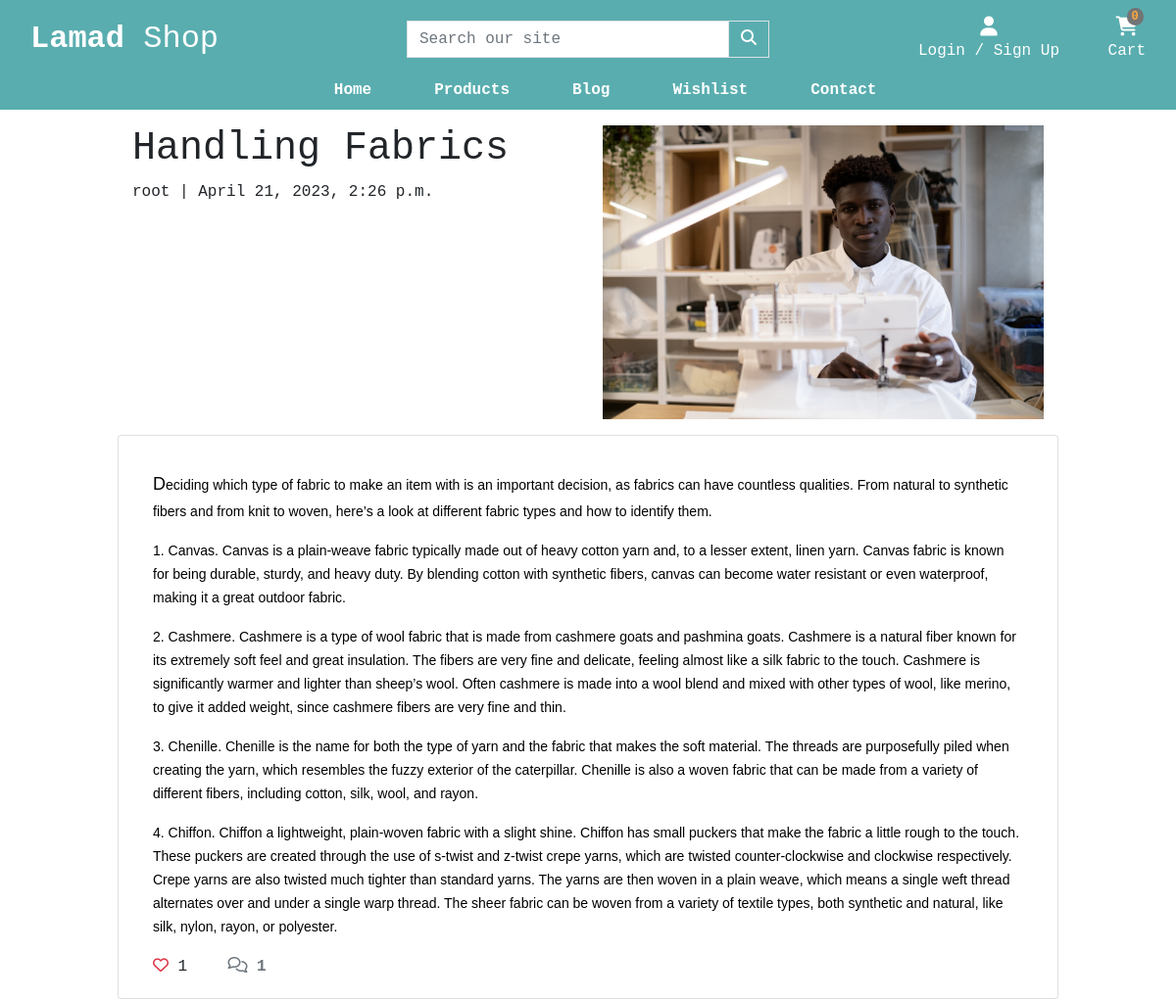
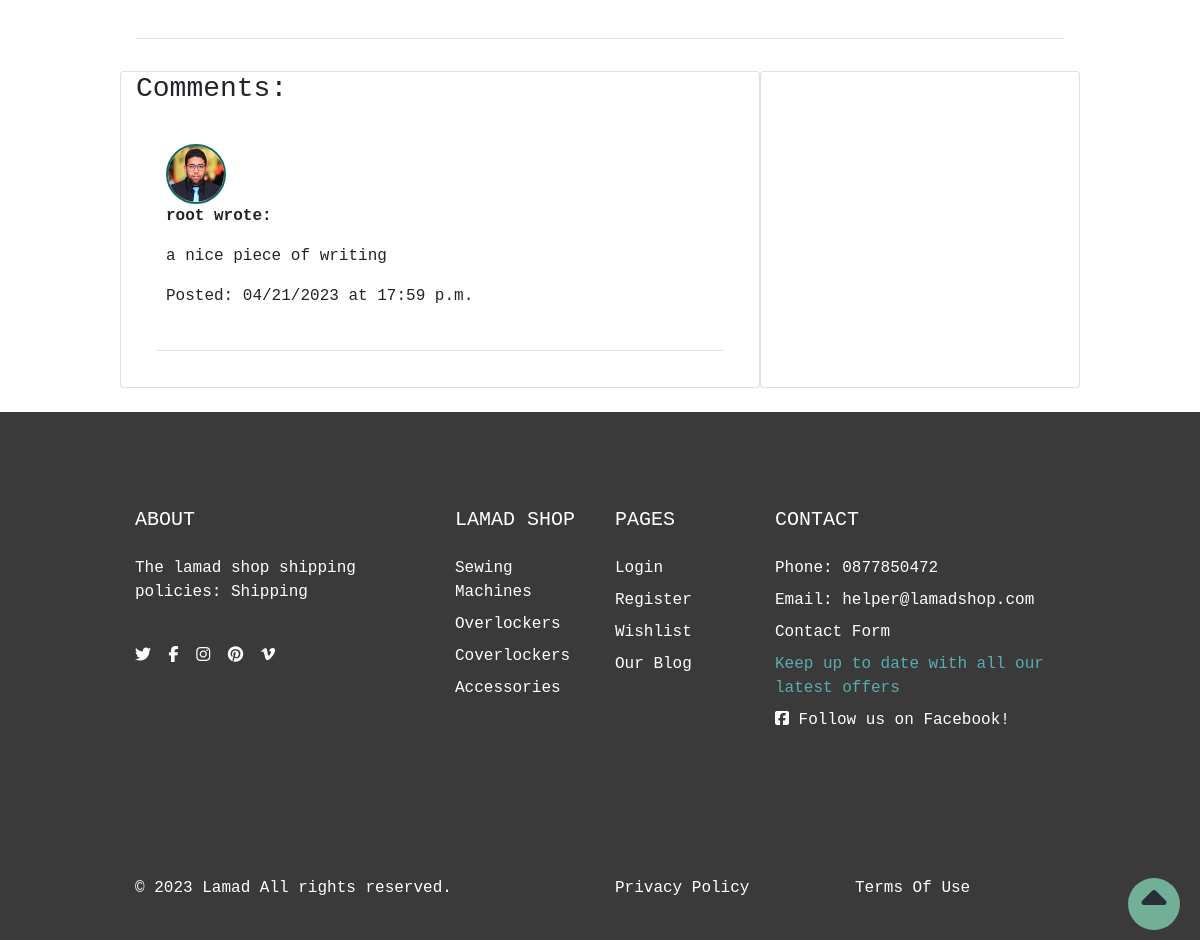
Page /blog/handling-fabrics/ on the committed database (2 pictures, top to bottom).
### blog/models.py (models this page shows, shortened)
class Article(models.Model):
    STATUS = ((0, "Draft"), (1, "Published"))
    title = models.CharField(max_length=200, unique=True)
    slug = models.SlugField(max_length=200, unique=True)
    author = models.ForeignKey(
                                settings.AUTH_USER_MODEL,
                                on_delete=models.CASCADE
                                )
    status = models.IntegerField(choices=STATUS, default=0)
    content = models.TextField()
    excerpt = models.TextField(blank=True)
    article_img = models.ImageField(blank=True, upload_to='blog/')
    created_on = models.DateTimeField(auto_now_add=True)
    updated_on = models.DateTimeField(auto_now=True)
    likes = models.ManyToManyField(
                                    settings.AUTH_USER_MODEL,
                                    related_name='blogpost_likes',
                                    blank=True
                                    )
    class Meta:
        ordering = ["-created_on"]
    def number_of_likes(self):
        return self.likes.count()

class Comment(models.Model):
    article = models.ForeignKey(
                                Article,
                                on_delete=models.CASCADE,
                                related_name='comments'
                                )
    email = models.EmailField()
    user = models.ForeignKey(
                             settings.AUTH_USER_MODEL,
                             on_delete=models.CASCADE
                             )
    body = models.TextField()
    created_on = models.DateTimeField(auto_now_add=True)
    class Meta:
        ordering = ['-created_on']

### account/models.py (models this page shows, shortened)
class CustomUser(AbstractUser):
    username = models.CharField(max_length=20, unique=True)
    email = models.EmailField(_('email address'), unique=True, max_length=100)
    is_email_verified = models.BooleanField(default=False)

class Profile(models.Model):
    user = models.OneToOneField(settings.AUTH_USER_MODEL,
                                on_delete=models.CASCADE)
    street_address1 = models.CharField(blank=True, max_length=100, null=True)
    street_address2 = models.CharField(blank=True, default=00, max_length=100)
    town_or_city = models.CharField(blank=True, max_length=30)
    county = models.CharField(blank=True, default=00, max_length=30, null=True)
    postcode = models.CharField(blank=True, max_length=30)
    country = CountryField(blank=True, max_length=30)
    avatar = models.ImageField(blank=True, upload_to='profile_pics/')

### shop/models.py (models this page shows, shortened)
class Category(models.Model):
    name = models.CharField(max_length=100)
    slug = models.SlugField(max_length=100, unique=True)
    friendly_name = models.CharField(max_length=100, null=True, blank=True)
    description = models.TextField(max_length=250, blank=True)
    class Meta:
        verbose_name = 'category'
        verbose_name_plural = 'Categories'
    def get_absolute_url(self):
        return reverse('shop:products_by_category', args=[self.slug])

### blog/views.py (the view, shortened to what this page needs)
# urls.py: path('<slug:slug>/', ArticleDetail.as_view(), name='article_detail'),
class ArticleDetail(View):
    def get(self, request, slug, *args, **kwargs):
        queryset = Article.objects.filter(status=1)
        article = get_object_or_404(queryset, slug=slug)
        comments = article.comments.order_by('created_on')
        comment_form = CommentForm()
        liked = False
        if article.likes.filter(id=self.request.user.id).exists():
            liked = True
        template_name = 'blog/article_detail.html'
        context = {
            'article': article,
            'comments': comments,
            'liked': liked,
            'comment_form': comment_form
        }
        return render(request, template_name, context)

### blog/templates/blog/article_detail.html (shortened to what this page needs)
{% extends "base.html" %}
{% load static %}
{% load crispy_forms_tags %}
{% block extra_css %}
    <link rel="stylesheet" href="{% static 'css/blog.css' %}">
{% endblock %}
{% block content %}
<div class="masthead mt-3">
    <div class="container">
        <div class="row g-0">
            <div class="col-md-6 masthead-text">
                <h1 class="post-title">{{ article.title }}</h1>
                <p class="post-subtitle">{{ article.author.username }} | {{ article.created_on }}</p>
            </div>
            <div class="d-none d-md-block col-md-6 masthead-image">
                <img src=" {{ article.article_img.url }}" width="100%">
            </div>
        </div>
    </div>
</div>
<div class="container">
    <div class="row">
        <div class="col card mb-4  mt-3 left  top">
            <div class="card-body">
                <p class="card-text ">
                    {{ article.content | safe }}
                </p>
                <div class="row">
                    <div class="col-1">
                        <strong>
                            {% if user.is_authenticated %}
                                <form class="d-inline" action="{% url 'blog:article_like' article.slug %}" method="POST">
                                    {% csrf_token %}
                                    {% if liked %}
                                        <button type="submit" name="blogpost_id" value="{{article.slug}}" class="btn-like"><i class="fas fa-heart"></i></button>
                                    {% else %}
                                        <button type="submit" name="blogpost_id" value="{{article.slug}}" class="btn-like"><i class="far fa-heart"></i></button>
                                    {% endif %}
                                </form>
                            {% else %}
                                <span class="text-secondary"><i class="far fa-heart"></i></span>
                            {% endif %}
                        </strong>
                        <span>{{article.number_of_likes}}</span>
                    </div>
                    <div class="col-1">
                        {% with comments.count as total_comments %}
                        <strong class="text-secondary"><i class="far fa-comments"></i>
                            {{ total_comments }}</strong>
                        {% endwith %}
                    </div>
                </div>
            </div>
        </div>
    </div>
    <div class="row">
        <div class="col">
            <hr>
        </div>
    </div>
    <div class="row">
        <div class="col-md-8 card mb-4  mt-3 ">
            <h3>Comments:</h3>
            <div class="card-body">
                {% for comment in comments %}
                <div class="comments" style="padding: 10px;">
                    <img src="{{comment.user.profile.avatar.url}}" class="comment-photo">
                    <p class="font-weight-bold">
                        {{ comment.user.username }} wrote:
                    </p>
                    {{ comment.body | linebreaks }}
                    <p>Posted: {{ comment.created_on|date:"SHORT_DATE_FORMAT"}} at {{comment.created_on|date:"G:i a"}}</p>
                </div>
                <hr>
                {% endfor %}
            </div>
        </div>
        <div class="col-md-4 card mb-4  mt-3 ">
            <div class="card-body">
            </div>
        </div>
    </div>
</div>
{% endblock %}

### templates/base.html (shortened to what this page needs)
{% load static %}
<!doctype html>
<html lang="en">
  <head>
    {% block corecss %}
    <link rel="stylesheet" href="https://cdn.jsdelivr.net/npm/bootstrap@4.6.2/dist/css/bootstrap.min.css">
    <link rel="stylesheet" href="https://cdn.jsdelivr.net/npm/bootstrap-icons@1.10.3/font/bootstrap-icons.css">
    <link href="{% static 'css/base.css' %}" rel="stylesheet">
    {% endblock %}
    {% block extra_css %}{% endblock %}
  </head>
  <body>
    <header class="container-fluid">
        <div id="topnav" class="row nav-bg-color pt-lg-2 d-none d-lg-flex">
            <div class="col-12 col-lg-4 my-auto py-1 py-lg-0 text-center text-lg-left">
                <a href="{% url 'home:home' %}" class="nav-link main-logo-link">
                  <h2 class="logo-font text-white my-0"><strong>Lamad</strong> Shop</h2>
                </a>
            </div>
            <div class="col-12 col-lg-4 my-auto py-1 py-lg-0">
                <form method="GET" action="{% url 'shop:products' %}">
                    <div class="input-group w-100">
                        <input class="form-control border border-black rounded-0" type="text" name="q" placeholder="Search our site">
                        <div class="input-group-append">
                            <button class="form-control btn nav-bg-color border border-black rounded-0" type="submit" aria-label="Search our products">
                                <span class="icon">
                                    <i class="fas fa-search"></i>
                                </span>
                            </button>
                        </div>
                    </div>
                </form>
            </div>
            <div class="col-12 col-lg-4 my-auto py-1 py-lg-0">
                <ul class="list-inline list-unstyled text-center text-lg-right my-0">
                    <li class="list-inline-item dropdown">
                        <a class="text-sly nav-link" href="#" id="dt-user-options" data-toggle="dropdown" aria-haspopup="true" aria-expanded="false">
                            <div class="text-center">
                                {% if request.user.is_authenticated %}
                                    <div><i class="fas fa-user fa-lg"></i></div>
                                    <p class="my-0 text-white">My Account</p>
                                {% else %}
                                    <div><i class="fas fa-user fa-lg"></i></div>
                                    <p class="my-0 text-white">Login / Sign Up</p>
                                {% endif %}
                            </div>
                        </a>
                    </li>
                    <li class="list-inline-item">
                        <a class="{% if grand_total %}text-info font-weight-bold{% else %}text-white{% endif %} nav-link" href="{% url 'cart:cart' %}">
                            <div class="text-center">
                                <div><span class="position-absolute top-0 left-100 translate-middle badge rounded-pill bg-light my-button">{{ request.session.cart.keys | length }}</span></div>
                                <div><i class="fa-solid fa-cart-shopping fa-lg"></i></div>
                                <p class="my-0 cart-amount">
                                    {% if grand_total %}
                                        ${{ grand_total|floatformat:2 }}
                                    {% else %}
                                        Cart
                                    {% endif %}
                                </p>
                            </div>
                        </a>
                    </li>
                </ul>
            </div>
        </div>
        <div class="row second-nav">
            <nav class="navbar navbar-expand-lg navbar-dark text-sly w-100">
                    {% include 'includes/mobile-top-header.html' %}
                    {% include 'includes/main-nav.html' %}
            </nav>
        </div>
    </header>
    {% block content %}
    {% endblock %}
    <a href="#" id="to-top" aria-label="move to top of page">
      <span class="move_to_top">
        <i class="fas fa-caret-up"></i>
      </span>
    </a>
     <footer class="footer" style="background: #3a3a3a">
        <div class="py-5">
          <div class="container py-5">
            <div class="row gx-5 gy-4">
              <div class="col-lg-4">
                 <h5 class="text-white text-uppercase mb-4">ABOUT</h5>
                 <p class="text-white">The lamad shop shipping policies: <a href="{% url 'contact:shipping' %}" class='text-white'>Shipping</a></p>
                 <br>
                <ul class="list-inline mb-0">
                  <li class="list-inline-item me-3"><a class="reset-anchor" href="https://twitter.com" target="_blank" rel="noopener" aria-label="Visit our twitter page(opens on a new tab)"><i class="fab fa-twitter"></i></a></li>
                  <li class="list-inline-item me-3"><a class="reset-anchor" href="https://facebook.com" target="_blank" rel="noopener" aria-label="Visit our facebook page(opens on a new tab)"><i class="fab fa-facebook-f"></i></a></li>
                  <li class="list-inline-item me-3"><a class="reset-anchor" href="https://instagram.com" target="_blank" rel="noopener" aria-label="Visit our instagram page(opens on a new tab)"><i class="fab fa-instagram"></i></a></li>
                  <li class="list-inline-item me-3"><a class="reset-anchor" href="https://pinterest.com" target="_blank" rel="noopener" aria-label="Visit our pinterest page(opens on a new tab)"><i class="fab fa-pinterest"></i></a></li>
                  <li class="list-inline-item"><a class="reset-anchor" href="https://vimeo.com" target="_blank" rel="noopener" aria-label="Visit our vimeo page(opens on a new tab)"><i class="fab fa-vimeo-v"></i></a></li>
                </ul>
              </div>
              <div class="col-lg-2 col-md-6">
                <h5 class="text-white text-uppercase mb-4">Lamad Shop</h5>
                <ul class="list-unstyled text-sm fw-normal mb-0">
                  {% for category in menu %}
                  <li class="mb-1 pb-1"><a href="{{ category.get_absolute_url }}" class="reset-anchor">{{category.name}}</a></li>
                  {% endfor %}
                </ul>
              </div>
              <div class="col-lg-2 col-md-6">
                <h5 class="text-white text-uppercase mb-4">Pages</h5>
                <ul class="list-unstyled text-sm fw-normal mb-0">
                  <li class="mb-1 pb-1"> <a class="reset-anchor" href="{% url 'account:signin' %}">Login</a></li>
                  <li class="mb-1 pb-1"> <a class="reset-anchor" href="{% url 'account:register' %}">Register</a></li>
                  <li class="mb-1 pb-1"> <a class="reset-anchor" href="{% url 'wishlist:wish_list' %}">Wishlist</a></li>
                  <li class="mb-1 pb-1"> <a class="reset-anchor" href="{% url 'blog:articles' %}">Our Blog</a></li>
                </ul>
              </div>
              <div class="newsletter col-lg-4">
                <h5 class="text-white text-uppercase mb-4">Contact</h5>
                <ul class="list-unstyled text-sm fw-normal mb-0">
                  <li class="mb-1 pb-1 text-white">Phone: 0877850472</li>
                  <li class="mb-1 pb-1 text-white">Email: helper@lamadshop.com</li>
                  <li class="mb-1 pb-1"><a href="{% url 'contact:contact' %}" class="reset-anchor">Contact Form</a></li>
                  <li class="mb-1 pb-1 text-sly">Keep up to date with all our latest offers</li>
                  <li class="mb-1 pb-1 text-white"><a href="https://www.facebook.com/profile.php?id=100091956826416" target="_blank" rel="noopener" aria-label="Visit us (opens on a new tab)"><i class="fab fa-facebook-square"></i> Follow us on Facebook!</a></li>
                </ul>
              </div>
            </div>
          </div>
        </div>
        <div class="copyrights py-4" style="background: #3a3a3a">
          <div class="container py-3">
            <div class="row align-items-center gy-3">
              <div class="col-md-6">
                <p class="mb-0 text-sm fw-normal text-white">&copy; 2023 <a class="reset-anchor text-white" href="{% url 'home:home' %}">Lamad</a> All rights reserved.</p>
              </div>
              <div class="col-md-3">
                <p class="mb-0 text-sm fw-normal text-sly"><a class="reset-anchor text-white" href="{% url 'home:privacy' %}">Privacy Policy</a></p>
              </div>
              <div class="col-md-3">
                <p class="mb-0 text-sm fw-normal text-sly"><a class="reset-anchor text-white" href="{% url 'home:terms' %}">Terms Of Use</a></p>
              </div>
            </div>
          </div>
        </div>
      </footer>
  </body>
</html>

### rows in the picture
Article: title "Handling Fabrics", author.username "root", created_on "April 21, 2023, 2:26 p.m.", article_img (picture), content "D eciding which type of fabric to make an item with is an important decision, as fabrics can have countless qualities. From natural to synthetic fibers and from knit to woven, here’s a look at different fabric types and how to identify them. 1. Canvas. Canvas is a plain-weave fabric typically made out of heavy cotton yarn and, to a lesser extent, linen yarn. Canvas fabric is known for being durable, sturdy, and heavy duty. By blending cotton with synthetic fibers, canvas can become water resistant or even waterproof, making it a great outdoor fabric. 2. Cashmere. Cashmere is a type of wool fabric that is made from cashmere goats and pashmina goats. Cashmere is a natural fiber known for its…", number_of_likes "1"
Comment: user.profile.avatar (placeholder picture), user.username "root", body "a nice piece of writing", created_on "04/21/2023", created_on "17:59 p.m."
Category: name "Sewing Machines"
Category: name "Overlockers"
Category: name "Coverlockers"
Category: name "Accessories"

### other values in the picture
{{ request.session.cart.keys | length }} "0"
{{ total_comments }} "1"
